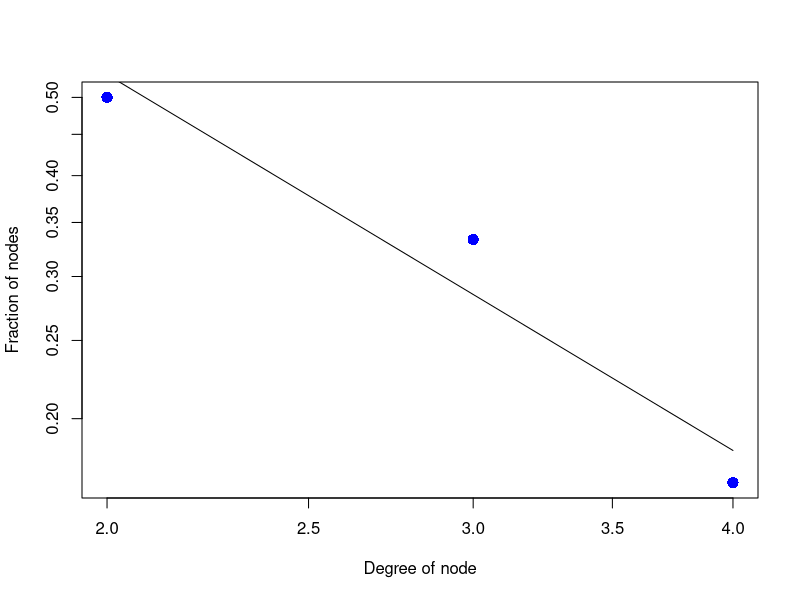

This figure's R source:
## ---- chunk 1
knitr::opts_chunk$set(echo = T)

library(DiagrammeR)
## ---- chunk 2
#c combines numbers/characters into a vector 
#rbind builds matrices by combining vectors row-wise
adj <- rbind(c(0,1,0,0,0,1),
             c(1,0,1,1,0,0),
             c(0,1,0,1,0,0),
             c(0,1,1,0,1,1),
             c(0,0,0,1,0,1),
             c(1,0,0,1,1,0)
             )

graph <- from_adj_matrix( #function from  DiagrammeR for building graph from an adjacency matrix 
            adj,
            mode = "undirected"
        )
render_graph(graph) #function from  DiagrammeR visualizing a graph
## ---- chunk 3
apply(adj,1,sum) #Counts number of edges (1's) across each row of the adjacency matrix
## ---- chunk 4
#For an undirected graph # of neighbors is the same as node degree
nNeigh <- rep(0,nrow(adj)) #Initializes variable for storing the number of neighbors
for(i in 1:nrow(adj)){#Loops over nodes 
  nNeigh[i] <- sum(adj[i,]==1|adj[,i]==1) #For each node counts the number of nodes that shares an edge
} 

cc <- rep(0,nrow(adj)) #Initializes variable for storing the clustering coef
for(i in 1:nrow(adj)){#Loops over nodes 
  if(nNeigh[i]>1){ # If the node has more than one neighbor calculate clustering coef
    neigh <- which(adj[i,]==1|adj[,i]==1) #Identifies which nodes share an edge with the current node
    nMat <- adj[neigh,neigh] #Generates an adjacency matrix (subgraph) describing the edges between the neighbors
  
    cc[i] <- (sum(nMat)/2)/(nNeigh[i]*(nNeigh[i]-1)/2) # Computes clustering coef for current node  
  } else{#Otherwise assign zero as the value
    cc[i] <- 0
  }
}

round(cc,digits = 2) #Round clust coef to 2 significant digits
## ---- chunk 5
mean(cc)  #Averages the clustering coeficients for the nodes
## ---- chunk 6
sd <- matrix(0,nrow = nrow(adj),ncol = ncol((adj))) #Initializes variable for shortest distance
adjPow <- adj #Initalizes matrix for adjacency matrix raised to a power
    
for(pow in 1:nrow(adj)){  #Loops over possible powers/lengths
  #Checks if the shortest distance has been identified and if atleast one path of the current length exists between nodes. If so, the current length/lower is store in the shortest distance matrix.
  sd[adjPow!=0 & sd==0] <- pow 
  adjPow <- adjPow%*%adj #Increase the power adj matrix with matraix multiplication with the adj matrix
}

#Any node combination that still has a shortest distance of 0 doesn't have a path and therefore has an infinite distance. 
sd[(lower.tri(sd)|upper.tri(sd)) & sd==0] <- Inf 

sd
## ---- chunk 7
max(sd) #The diameter is the max of the shortest distances
## ---- chunk 8
deg <- apply(adj,1,sum) #Calculates node degree 
nodeDegs <- unique(deg) #Identifies unique values of node degree

propN <- rep(0,length(nodeDegs)) #Initializes variable for proportion of nodes with each degree value
for(i in 1:length(nodeDegs)){# Loops over unique node degree values
  propN[i] <- sum(deg==nodeDegs[i])/nrow(adj) #Computes nodes with a given degree
}

logD <- log(nodeDegs) #Log of node degrees
logP <- log(propN) #Log proportion of nodes with each degree
model <- lm(logP~logD) #Trains a linear trend line in log-log space

#Plots degree distribution on log-log plot
plot(nodeDegs,propN,log="xy",cex = 1.5, pch = 16,col="blue",xlab="Degree of node",ylab="Fraction of nodes") 
lines(nodeDegs, exp(predict(model, newdata=list(logD=logD)))) #Plots trend line
